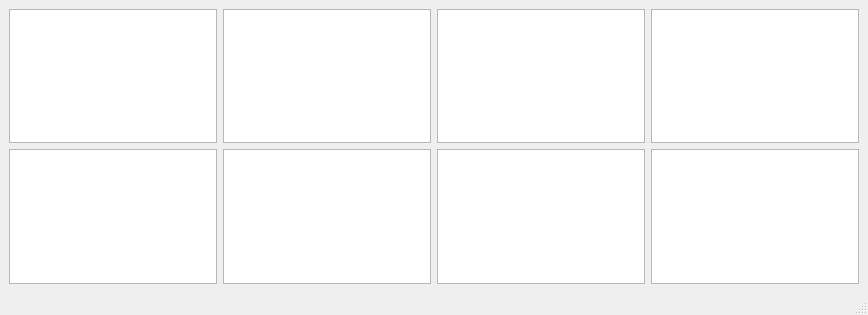
<?xml version="1.0" encoding="UTF-8"?>
<ui version="4.0">
 <class>MainWindow</class>
 <widget class="QMainWindow" name="MainWindow">
  <property name="geometry">
   <rect>
    <x>0</x>
    <y>0</y>
    <width>868</width>
    <height>315</height>
   </rect>
  </property>
  <property name="windowTitle">
   <string>MainWindow</string>
  </property>
  <widget class="QWidget" name="centralwidget">
   <layout class="QGridLayout" name="gridLayout">
    <item row="0" column="0">
     <widget class="QPlainTextEdit" name="plainTextEdit"/>
    </item>
    <item row="0" column="1">
     <widget class="QPlainTextEdit" name="plainTextEdit_2"/>
    </item>
    <item row="0" column="2">
     <widget class="QPlainTextEdit" name="plainTextEdit_6"/>
    </item>
    <item row="0" column="3">
     <widget class="QPlainTextEdit" name="plainTextEdit_5"/>
    </item>
    <item row="1" column="0">
     <widget class="QPlainTextEdit" name="plainTextEdit_3"/>
    </item>
    <item row="1" column="1">
     <widget class="QPlainTextEdit" name="plainTextEdit_4"/>

    </item>
    <item row="1" column="2">
     <widget class="QPlainTextEdit" name="plainTextEdit_7"/>
    </item>
    <item row="1" column="3">
     <widget class="QPlainTextEdit" name="plainTextEdit_8"/>
    </item>
   </layout>
  </widget>
  <widget class="QMenuBar" name="menubar">
   <property name="geometry">
    <rect>
     <x>0</x>
     <y>0</y>
     <width>868</width>
     <height>17</height>
    </rect>
   </property>
  </widget>
  <widget class="QStatusBar" name="statusbar"/>
 </widget>
 <resources/>
 <connections/>
</ui>
